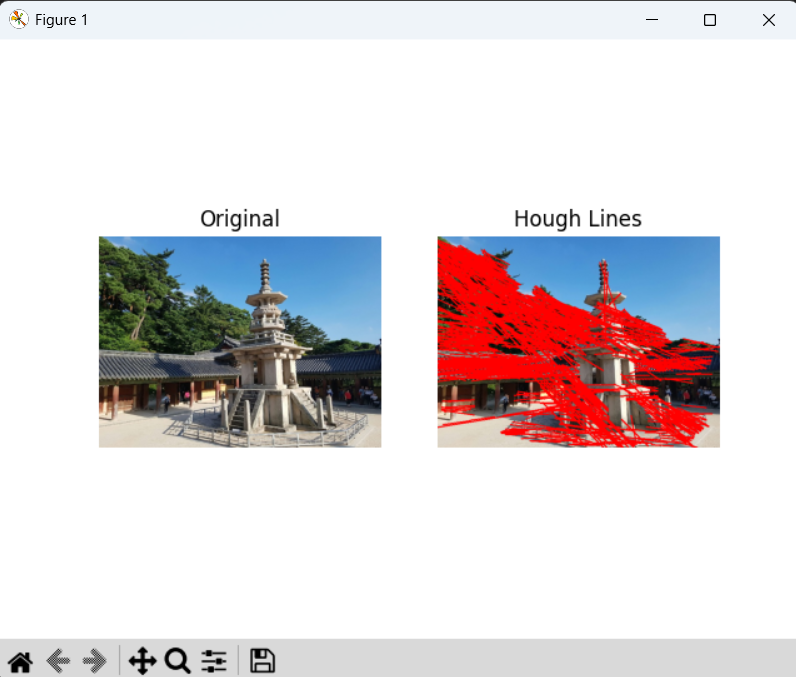

Recreate this plot in Python.
import cv2  # OpenCV 라이브러리 임포트
import numpy as np  # 수치 연산을 위한 넘파이 임포트
import matplotlib.pyplot as plt  # 시각화를 위한 matplotlib 임포트
import os  # 경로 설정을 위한 os 임포트

base_path = os.path.dirname(os.path.abspath(__file__))  # 현재 실행 파일의 절대 경로 추출
image_path = os.path.join(base_path, '..', 'images', 'dabo.jpg')  # 이미지 상대 경로 생성
img = cv2.imread(image_path)  # 이미지 불러오기
result_img = img.copy()  # 직선을 그릴 원본 이미지 복사본 생성

edges = cv2.Canny(img, 100, 200)  # cv.Canny()를 사용하여 에지 맵 생성 (threshold1=100, threshold2=200)
lines = cv2.HoughLinesP(edges, 1, np.pi/180, threshold=100, minLineLength=50, maxLineGap=10)  # 허프 변환을 사용하여 직선 검출

if lines is not None:  # 직선이 하나라도 검출되었다면
    for line in lines:  # 검출된 모든 직선에 대해 반복
        x1, y1, x2, y2 = line[0]  # 직선의 시작점과 끝점 좌표 추출
        cv2.line(result_img, (x1, y1), (x2, y2), (0, 0, 255), 2)  # cv.line()을 사용하여 빨간색(0,0,255), 두께 2로 직선 그림

img_rgb = cv2.cvtColor(img, cv2.COLOR_BGR2RGB)  # matplotlib 출력을 위해 원본 BGR을 RGB로 변환
result_rgb = cv2.cvtColor(result_img, cv2.COLOR_BGR2RGB)  # matplotlib 출력을 위해 결과 BGR을 RGB로 변환

plt.subplot(1, 2, 1)  # 1행 2열의 첫 번째 서브플롯 생성
plt.imshow(img_rgb)  # 원본 이미지 시각화
plt.title('Original')  # 서브플롯 제목 설정
plt.axis('off')  # 축 눈금 숨김
plt.subplot(1, 2, 2)  # 1행 2열의 두 번째 서브플롯 생성
plt.imshow(result_rgb)  # 직선이 그려진 결과 이미지 시각화
plt.title('Hough Lines')  # 서브플롯 제목 설정
plt.axis('off')  # 축 눈금 숨김
plt.show()  # 화면에 출력
